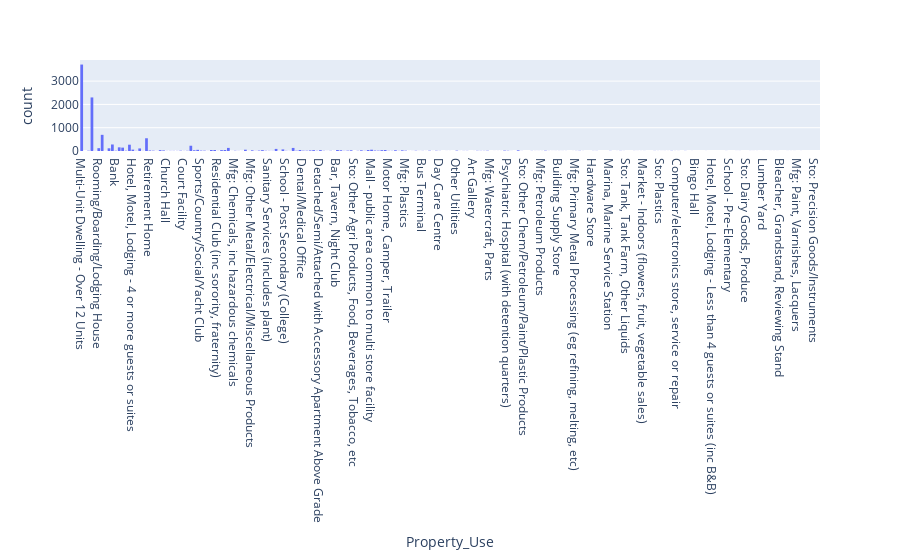

The cell this chart's notebook holds for it:
### Code cell
fig = px.histogram(df, x="Property_Use")
fig.show()

### Figure 1 — Plotly figure (JSON) as saved in the notebook; plotly's stock layout.template omitted (floating-point values rounded to 4 significant figures; data arrays with more than 128 entries replaced by an {"elided": "..."} marker saying what was removed)
{"data": [{"alignmentgroup": "True", "bingroup": "x", "hovertemplate": "Property_Use=%{x}<br>count=%{y}<extra></extra>", "legendgroup": "", "marker": {"color": "#636efa", "pattern": {"shape": ""}}, "name": "", "offsetgroup": "", "orientation": "v", "showlegend": false, "type": "histogram", "x": {"elided": "11057 str values"}, "xaxis": "x", "yaxis": "y"}], "layout": {"barmode": "relative", "legend": {"tracegroupgap": 0}, "margin": {"t": 60}, "xaxis": {"anchor": "y", "domain": [0, 1], "title": {"text": "Property_Use"}}, "yaxis": {"anchor": "x", "domain": [0, 1], "title": {"text": "count"}}}}
